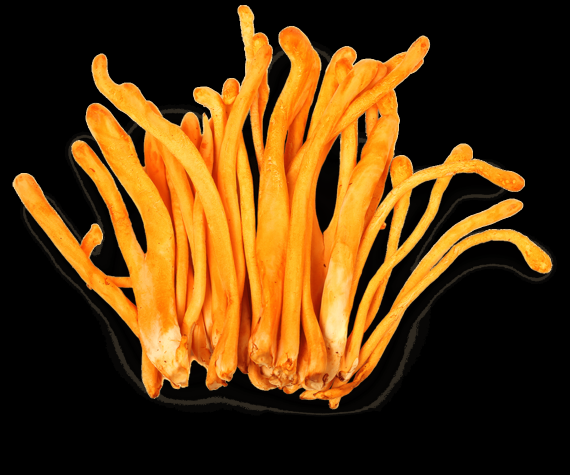
#> input picture flask-server/resources/cordy.png, 1140 x 950 px, found by its file name (shown at 1/2 size)
$ python StackedColorHSV.py
#> lines starting #> are read from the running program, lines starting #| are printed output that depends on the picture; after the words box and inside, x2 and y2 are one past the last pixel; in counts of white or black regions, pixels touching at a corner belong together
import cv2
import numpy as np

def empty(a):
    pass

def stackImages(scale,imgArray):
    rows = len(imgArray)
    cols = len(imgArray[0])
    rowsAvailable = isinstance(imgArray[0], list)
    width = imgArray[0][0].shape[1]
    height = imgArray[0][0].shape[0]
    if rowsAvailable:
        for x in range ( 0, rows):
            for y in range(0, cols):
                if imgArray[x][y].shape[:2] == imgArray[0][0].shape [:2]:
                    imgArray[x][y] = cv2.resize(imgArray[x][y], (0, 0), None, scale, scale)
                else:
                    imgArray[x][y] = cv2.resize(imgArray[x][y], (imgArray[0][0].shape[1], imgArray[0][0].shape[0]), None, scale, scale)
                if len(imgArray[x][y].shape) == 2: imgArray[x][y]= cv2.cvtColor( imgArray[x][y], cv2.COLOR_GRAY2BGR)
        imageBlank = np.zeros((height, width, 3), np.uint8)
        hor = [imageBlank]*rows
        hor_con = [imageBlank]*rows
        for x in range(0, rows):
            hor[x] = np.hstack(imgArray[x])
        ver = np.vstack(hor)
    else:
        for x in range(0, rows):
            if imgArray[x].shape[:2] == imgArray[0].shape[:2]:
                imgArray[x] = cv2.resize(imgArray[x], (0, 0), None, scale, scale)
            else:
                imgArray[x] = cv2.resize(imgArray[x], (imgArray[0].shape[1], imgArray[0].shape[0]), None,scale, scale)
            if len(imgArray[x].shape) == 2: imgArray[x] = cv2.cvtColor(imgArray[x], cv2.COLOR_GRAY2BGR)
        hor= np.hstack(imgArray)
        ver = hor
    return ver


path = "I:/Github/Advanced-Mushroom-Habitat-Mush-E/flask-server/resources/cordy.png"
img = cv2.imread(path)
#> img is the input picture: shape (950, 1140, 3); mean B, G, R 14.4, 55.8, 88.4

cv2.namedWindow("trackbars")
cv2.resizeWindow("trackbars",640,300)
cv2.createTrackbar("Hue Min","trackbars",10,179,empty)
cv2.createTrackbar("Hue Max","trackbars",23,179,empty)
cv2.createTrackbar("Sat Min","trackbars",125,255,empty)
cv2.createTrackbar("Sat Max","trackbars",255,255,empty)
cv2.createTrackbar("Val Min","trackbars",253,253,empty)
cv2.createTrackbar("Val Max","trackbars",255,255,empty)

while True:
    imgHSV = cv2.cvtColor(img,cv2.COLOR_BGR2HSV)
#> imgHSV: shape (950, 1140, 3); mean H, S, V 7.6, 90.2, 88.4
    h_min = cv2.getTrackbarPos("Hue Min","trackbars")
    h_max = cv2.getTrackbarPos("Hue Max","trackbars")
    s_min = cv2.getTrackbarPos("Sat Min","trackbars")
    s_max = cv2.getTrackbarPos("Sat Max","trackbars")
    v_min = cv2.getTrackbarPos("Val Min","trackbars")
    v_max = cv2.getTrackbarPos("Val Max","trackbars")
    print(h_min,h_max,s_min,s_max,v_max,v_min)
    lower = np.array([h_min,s_min,v_min])
    upper = np.array([h_max,s_max,v_max])
    mask = cv2.inRange(imgHSV,lower,upper)
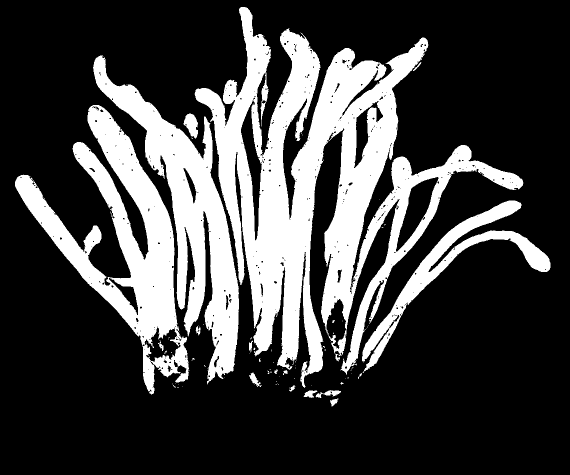
#> mask: shape (950, 1140) (shown at 1/2 size); 26.2% white; 89 white regions (70 under 20 px), largest, box (x1, y1, x2, y2) and area: (389, 14, 1047, 776) 155777, (30, 210, 378, 789) 56912, (186, 111, 478, 769) 50251

    imgResult = cv2.bitwise_and(img,img,mask=mask)
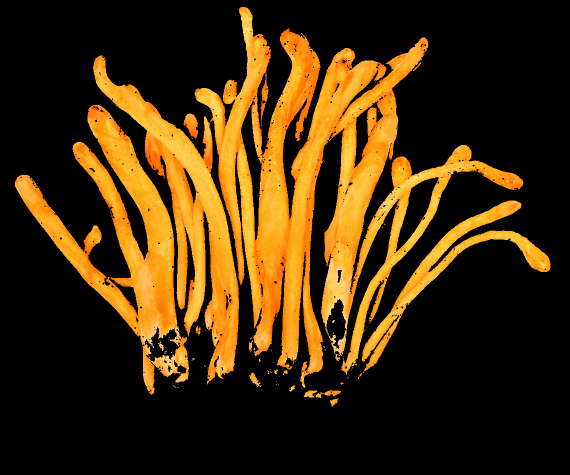
#> imgResult: shape (950, 1140, 3) (shown at 1/2 size); mean B, G, R 9.8, 44, 66.5

    cv2.imshow("masked",mask)
    cv2.imshow("imgHSV",imgHSV)
    cv2.imshow("Results",imgResult)

    imgStack = stackImages(0.6,([img,imgHSV],[mask,imgResult]))
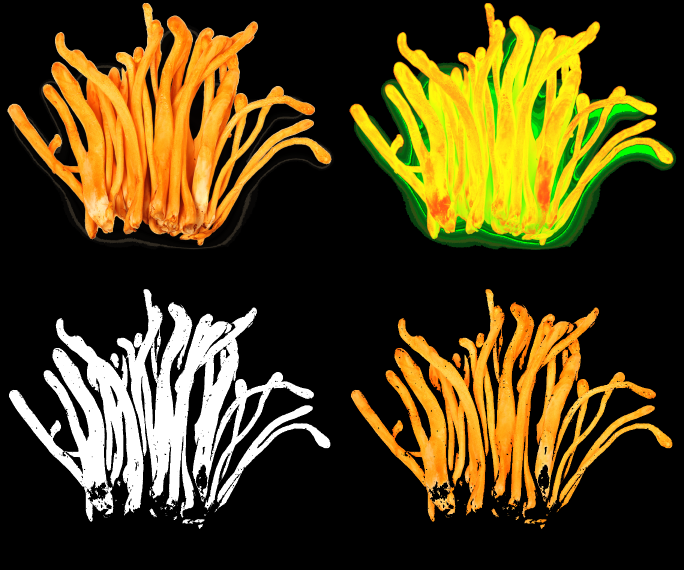
#> imgStack: shape (1140, 1368, 3) (shown at 1/2 size); mean B, G, R 24.6, 64.2, 77.5
    cv2.imshow("STACKED",imgStack)
    cv2.waitKey(1)
